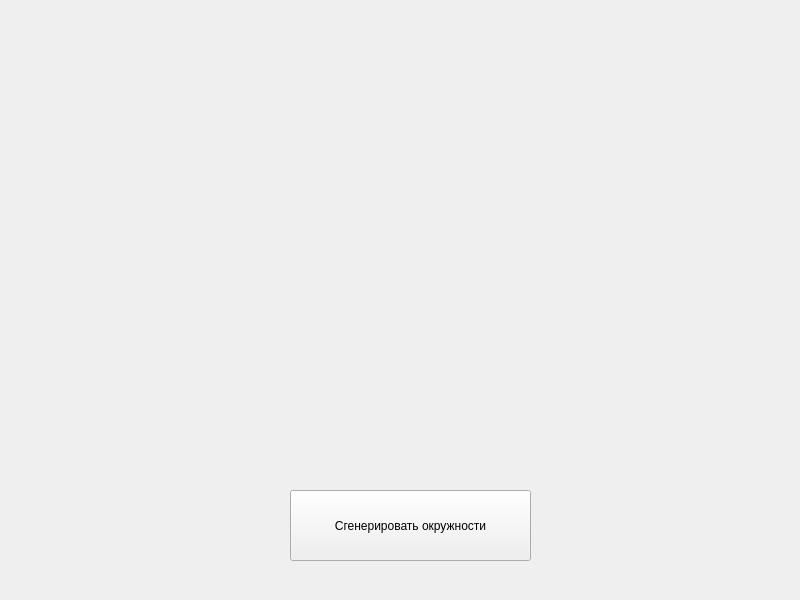
<?xml version="1.0" encoding="UTF-8"?>
<ui version="4.0">
 <class>MainWindow</class>
 <widget class="QMainWindow" name="MainWindow">
  <property name="geometry">
   <rect>
    <x>0</x>
    <y>0</y>
    <width>800</width>
    <height>600</height>
   </rect>
  </property>
  <property name="windowTitle">
   <string>MainWindow</string>
  </property>
  <widget class="QWidget" name="centralwidget">
   <widget class="QPushButton" name="pushButton">
    <property name="geometry">
     <rect>
      <x>290</x>
      <y>490</y>
      <width>241</width>
      <height>71</height>
     </rect>
    </property>
    <property name="text">
     <string>Сгенерировать окружности</string>
    </property>
   </widget>
  </widget>
 </widget>
 <resources/>
 <connections/>
</ui>
